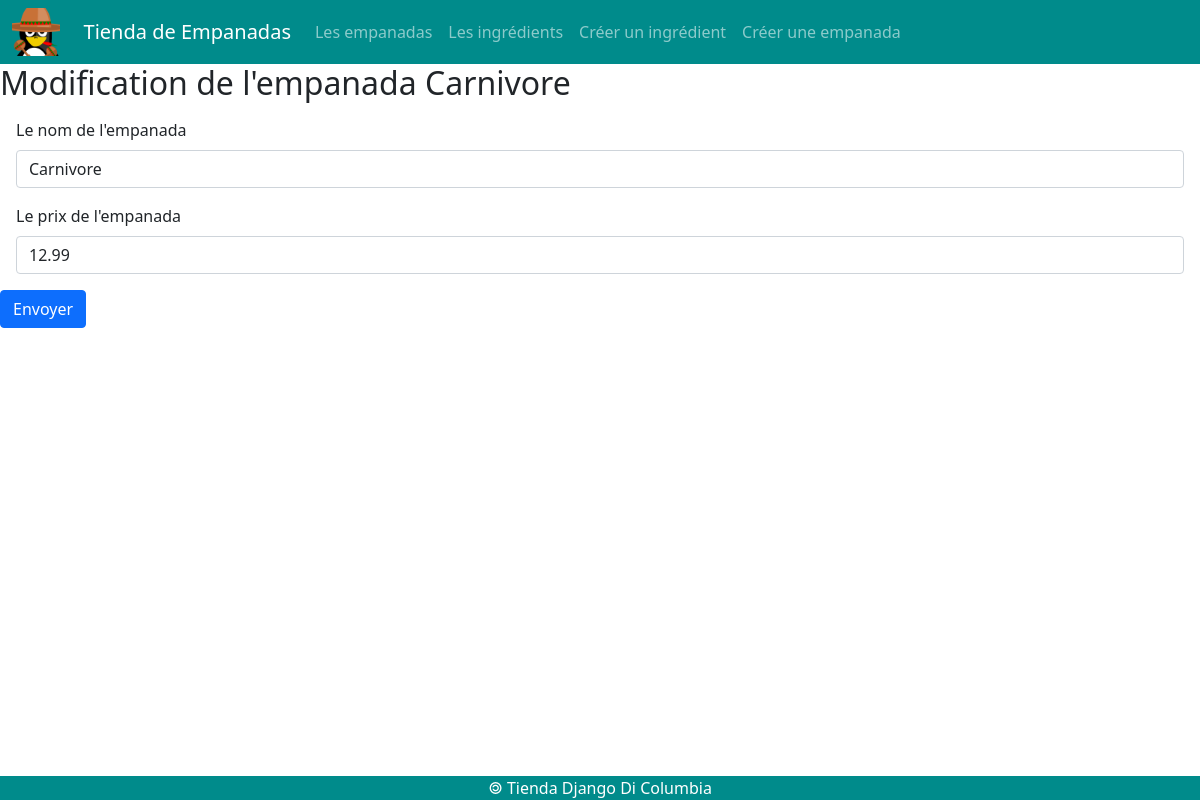
The page /empanada/5/update/ on the database as committed earlier.
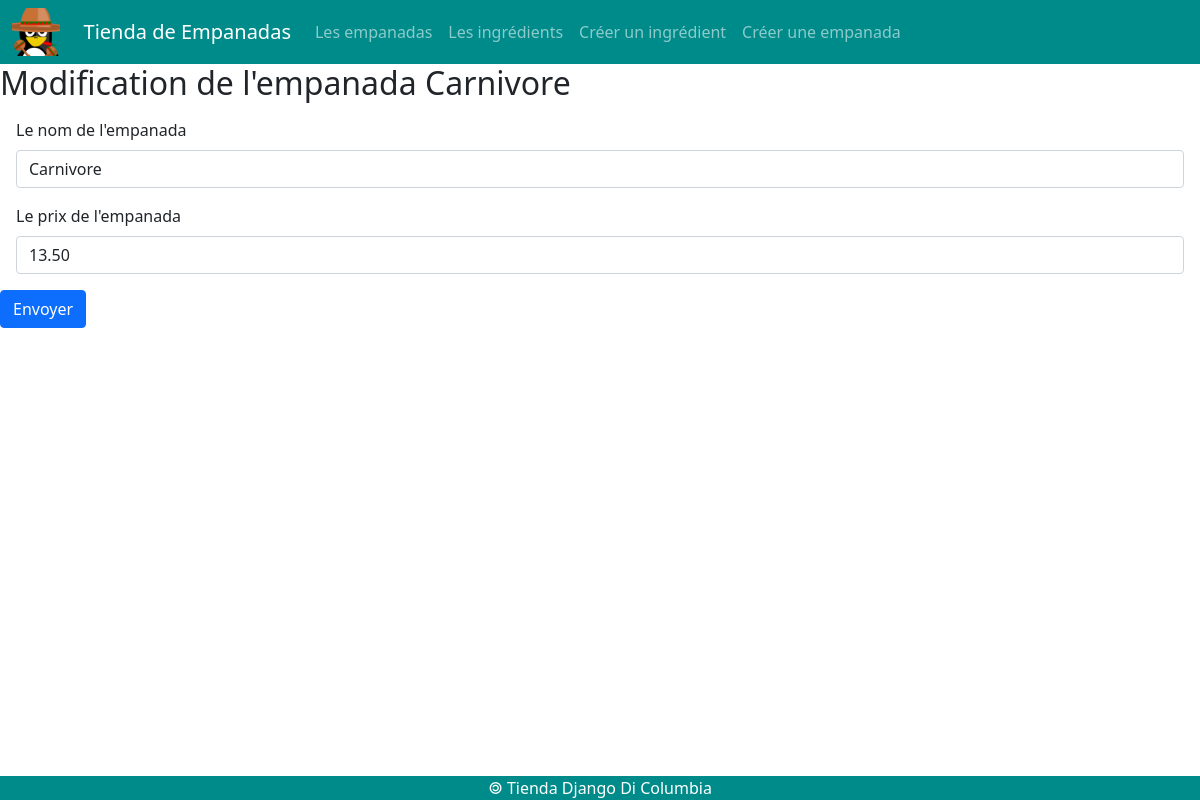
The same page on the database as committed later.
### empanadas/models.py (models this page shows, shortened)
class Empanada(models.Model) :
    idEmpanada = models.AutoField(primary_key = True)
    nomEmpanada = models.CharField(max_length = 50)
    prix = models.DecimalField(max_digits = 6, decimal_places = 2)

### empanadas/views.py (the view)
# urls.py: path('empanada/<int:empanada_id>/update/', views.afficherFormulaireModificationEmpanada),
def afficherFormulaireModificationEmpanada(request, empanada_id) :
    emp = Empanada.objects.get(idEmpanada = empanada_id)
    return render(
        request,
        'empanadas/formulaireModificationEmpanada.html',
        { 'empanada' : emp }
    )

### empanadas/templates/empanadas/formulaireModificationEmpanada.html (shortened to what this page needs)
{% extends 'empanadas/base.html' %}
{% block main %}
<h2>Modification de l'empanada {{empanada.nomEmpanada}}</h2>
<form action="/empanada/{{empanada.idEmpanada}}/updated/" method="post">
    <div class="m-3">
        <label for="id_nomEmpanada" class="form-label">
            Le nom de l'empanada
        </label>
        <input id="id_nomEmpanada" name="nomEmpanada" value="{{empanada.nomEmpanada}}" type="text" maxlength="50" required class="form-control"/>
    </div>
    <div class="m-3">
        <label for="id_prix" class="form-label">
            Le prix de l'empanada
        </label>
        <input id="id_prix" name="prix" value="{{empanada.prix}}" type="number" step=".01" maxlength="50" required class="form-control"/>
    </div>
    <button type="submit" class="btn btn-primary">
        Envoyer
    </button>
</form>
{% endblock %}

Rows that differ between the two databases and show on the page:
changed Empanada "Carnivore": prix "12.99" → "13.50"
